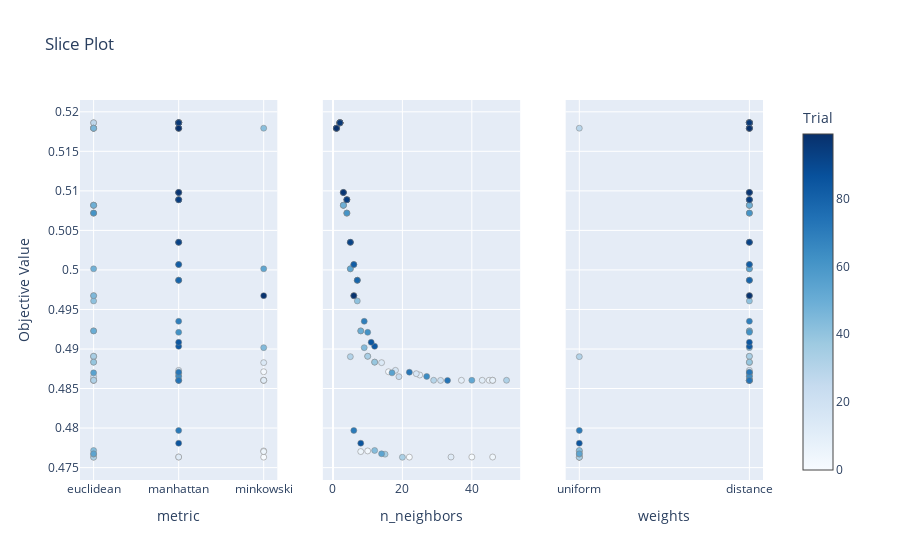

Notebook cell for this chart:
### Code cell
optuna.visualization.plot_slice(study)

### Figure 1 — Plotly figure (JSON) as saved in the notebook; plotly's stock layout.template omitted (floating-point values rounded to 4 significant figures)
{"data": [{"marker": {"color": [0, 1, 2, 3, 4, 5, 6, 7, 8, 9, 10, 11, 12, 13, 14, 15, 16, 17, 18, 19, 20, 21, 22, 23, 24, 25, 26, 27, 28, 29, 30, 31, 32, 33, 34, 35, 36, 37, 38, 39, 40, 41, 42, 43, 44, 45, 46, 47, 48, 49, 50, 51, 52, 53, 54, 55, 56, 57, 58, 59, 60, 61, 62, 63, 64, 65, 66, 67, 68, 69, 70, 71, 72, 73, 74, 75, 76, 77, 78, 79, 80, 81, 82, 83, 84, 85, 86, 87, 88, 89, 90, 91, 92, 93, 94, 95, 96, 97, 98, 99], "colorbar": {"title": {"text": "Trial"}, "x": 1, "xpad": 40}, "colorscale": [[0, "rgb(247,251,255)"], [0.125, "rgb(222,235,247)"], [0.25, "rgb(198,219,239)"], [0.375, "rgb(158,202,225)"], [0.5, "rgb(107,174,214)"], [0.625, "rgb(66,146,198)"], [0.75, "rgb(33,113,181)"], [0.875, "rgb(8,81,156)"], [1, "rgb(8,48,107)"]], "line": {"color": "Grey", "width": 0.5}, "showscale": true}, "mode": "markers", "name": "Feasible Trial", "showlegend": false, "type": "scatter", "x": ["minkowski", "euclidean", "minkowski", "minkowski", "manhattan", "minkowski", "minkowski", "euclidean", "minkowski", "euclidean", "manhattan", "minkowski", "manhattan", "manhattan", "minkowski", "euclidean", "manhattan", "manhattan", "euclidean", "euclidean", "manhattan", "euclidean", "euclidean", "euclidean", "euclidean", "euclidean", "euclidean", "euclidean", "euclidean", "euclidean", "euclidean", "euclidean", "euclidean", "euclidean", "euclidean", "euclidean", "euclidean", "euclidean", "euclidean", "euclidean", "euclidean", "euclidean", "minkowski", "euclidean", "minkowski", "euclidean", "euclidean", "euclidean", "euclidean", "euclidean", "euclidean", "manhattan", "manhattan", "minkowski", "euclidean", "euclidean", "manhattan", "manhattan", "manhattan", "manhattan", "manhattan", "euclidean", "manhattan", "manhattan", "manhattan", "manhattan", "manhattan", "manhattan", "manhattan", "manhattan", "manhattan", "manhattan", "manhattan", "manhattan", "manhattan", "manhattan", "manhattan", "manhattan", "manhattan", "manhattan", "manhattan", "manhattan", "manhattan", "manhattan", "manhattan", "manhattan", "manhattan", "manhattan", "manhattan", "manhattan", "manhattan", "manhattan", "manhattan", "manhattan", "manhattan", "manhattan", "manhattan", "manhattan", "minkowski", "manhattan"], "xaxis": "x", "y": [0.4763, 0.4763, 0.4871, 0.4771, 0.4763, 0.477, 0.486, 0.486, 0.486, 0.486, 0.4867, 0.486, 0.4763, 0.4987, 0.4883, 0.5179, 0.4869, 0.4873, 0.5082, 0.5186, 0.486, 0.5179, 0.5072, 0.4883, 0.4865, 0.5179, 0.4967, 0.5186, 0.4891, 0.5179, 0.486, 0.489, 0.486, 0.4763, 0.4891, 0.4767, 0.5179, 0.4923, 0.5072, 0.4883, 0.5082, 0.4961, 0.5179, 0.4772, 0.4902, 0.4967, 0.5179, 0.5082, 0.5001, 0.5082, 0.4923, 0.5186, 0.486, 0.5001, 0.4767, 0.487, 0.5179, 0.5098, 0.4987, 0.5186, 0.5035, 0.5072, 0.4921, 0.5186, 0.4865, 0.5007, 0.5186, 0.5186, 0.5089, 0.4935, 0.5186, 0.4797, 0.4871, 0.486, 0.5186, 0.5098, 0.5186, 0.5186, 0.5089, 0.4987, 0.5186, 0.5186, 0.5007, 0.4903, 0.4908, 0.4781, 0.5186, 0.5186, 0.5089, 0.5035, 0.5179, 0.5098, 0.5035, 0.5179, 0.5089, 0.5186, 0.5186, 0.5098, 0.4967, 0.5179], "yaxis": "y"}, {"marker": {"color": [0, 1, 2, 3, 4, 5, 6, 7, 8, 9, 10, 11, 12, 13, 14, 15, 16, 17, 18, 19, 20, 21, 22, 23, 24, 25, 26, 27, 28, 29, 30, 31, 32, 33, 34, 35, 36, 37, 38, 39, 40, 41, 42, 43, 44, 45, 46, 47, 48, 49, 50, 51, 52, 53, 54, 55, 56, 57, 58, 59, 60, 61, 62, 63, 64, 65, 66, 67, 68, 69, 70, 71, 72, 73, 74, 75, 76, 77, 78, 79, 80, 81, 82, 83, 84, 85, 86, 87, 88, 89, 90, 91, 92, 93, 94, 95, 96, 97, 98, 99], "colorbar": {"title": {"text": "Trial"}, "x": 1, "xpad": 40}, "colorscale": [[0, "rgb(247,251,255)"], [0.125, "rgb(222,235,247)"], [0.25, "rgb(198,219,239)"], [0.375, "rgb(158,202,225)"], [0.5, "rgb(107,174,214)"], [0.625, "rgb(66,146,198)"], [0.75, "rgb(33,113,181)"], [0.875, "rgb(8,81,156)"], [1, "rgb(8,48,107)"]], "line": {"color": "Grey", "width": 0.5}, "showscale": false}, "mode": "markers", "name": "Feasible Trial", "showlegend": false, "type": "scatter", "x": [22, 40, 16, 10, 46, 8, 45, 46, 46, 37, 25, 43, 34, 7, 14, 1, 24, 18, 3, 2, 31, 1, 4, 12, 19, 1, 6, 2, 10, 1, 29, 5, 50, 20, 10, 15, 1, 8, 4, 12, 3, 7, 1, 12, 9, 6, 1, 3, 5, 3, 8, 2, 40, 5, 14, 17, 1, 3, 7, 2, 5, 4, 10, 2, 27, 6, 2, 2, 4, 9, 2, 6, 22, 33, 2, 3, 2, 2, 4, 7, 2, 2, 6, 12, 11, 8, 2, 2, 4, 5, 1, 3, 5, 1, 4, 2, 2, 3, 6, 1], "xaxis": "x2", "y": [0.4763, 0.4763, 0.4871, 0.4771, 0.4763, 0.477, 0.486, 0.486, 0.486, 0.486, 0.4867, 0.486, 0.4763, 0.4987, 0.4883, 0.5179, 0.4869, 0.4873, 0.5082, 0.5186, 0.486, 0.5179, 0.5072, 0.4883, 0.4865, 0.5179, 0.4967, 0.5186, 0.4891, 0.5179, 0.486, 0.489, 0.486, 0.4763, 0.4891, 0.4767, 0.5179, 0.4923, 0.5072, 0.4883, 0.5082, 0.4961, 0.5179, 0.4772, 0.4902, 0.4967, 0.5179, 0.5082, 0.5001, 0.5082, 0.4923, 0.5186, 0.486, 0.5001, 0.4767, 0.487, 0.5179, 0.5098, 0.4987, 0.5186, 0.5035, 0.5072, 0.4921, 0.5186, 0.4865, 0.5007, 0.5186, 0.5186, 0.5089, 0.4935, 0.5186, 0.4797, 0.4871, 0.486, 0.5186, 0.5098, 0.5186, 0.5186, 0.5089, 0.4987, 0.5186, 0.5186, 0.5007, 0.4903, 0.4908, 0.4781, 0.5186, 0.5186, 0.5089, 0.5035, 0.5179, 0.5098, 0.5035, 0.5179, 0.5089, 0.5186, 0.5186, 0.5098, 0.4967, 0.5179], "yaxis": "y2"}, {"marker": {"color": [0, 1, 2, 3, 4, 5, 6, 7, 8, 9, 10, 11, 12, 13, 14, 15, 16, 17, 18, 19, 20, 21, 22, 23, 24, 25, 26, 27, 28, 29, 30, 31, 32, 33, 34, 35, 36, 37, 38, 39, 40, 41, 42, 43, 44, 45, 46, 47, 48, 49, 50, 51, 52, 53, 54, 55, 56, 57, 58, 59, 60, 61, 62, 63, 64, 65, 66, 67, 68, 69, 70, 71, 72, 73, 74, 75, 76, 77, 78, 79, 80, 81, 82, 83, 84, 85, 86, 87, 88, 89, 90, 91, 92, 93, 94, 95, 96, 97, 98, 99], "colorbar": {"title": {"text": "Trial"}, "x": 1, "xpad": 40}, "colorscale": [[0, "rgb(247,251,255)"], [0.125, "rgb(222,235,247)"], [0.25, "rgb(198,219,239)"], [0.375, "rgb(158,202,225)"], [0.5, "rgb(107,174,214)"], [0.625, "rgb(66,146,198)"], [0.75, "rgb(33,113,181)"], [0.875, "rgb(8,81,156)"], [1, "rgb(8,48,107)"]], "line": {"color": "Grey", "width": 0.5}, "showscale": false}, "mode": "markers", "name": "Feasible Trial", "showlegend": false, "type": "scatter", "x": ["uniform", "uniform", "distance", "uniform", "uniform", "uniform", "distance", "distance", "distance", "distance", "distance", "distance", "uniform", "distance", "distance", "distance", "distance", "distance", "distance", "distance", "distance", "distance", "distance", "distance", "distance", "distance", "distance", "distance", "distance", "uniform", "distance", "uniform", "distance", "uniform", "distance", "uniform", "distance", "distance", "distance", "distance", "distance", "distance", "distance", "uniform", "distance", "distance", "distance", "distance", "distance", "distance", "distance", "distance", "distance", "distance", "uniform", "distance", "distance", "distance", "distance", "distance", "distance", "distance", "distance", "distance", "distance", "distance", "distance", "distance", "distance", "distance", "distance", "uniform", "distance", "distance", "distance", "distance", "distance", "distance", "distance", "distance", "distance", "distance", "distance", "distance", "distance", "uniform", "distance", "distance", "distance", "distance", "distance", "distance", "distance", "distance", "distance", "distance", "distance", "distance", "distance", "distance"], "xaxis": "x3", "y": [0.4763, 0.4763, 0.4871, 0.4771, 0.4763, 0.477, 0.486, 0.486, 0.486, 0.486, 0.4867, 0.486, 0.4763, 0.4987, 0.4883, 0.5179, 0.4869, 0.4873, 0.5082, 0.5186, 0.486, 0.5179, 0.5072, 0.4883, 0.4865, 0.5179, 0.4967, 0.5186, 0.4891, 0.5179, 0.486, 0.489, 0.486, 0.4763, 0.4891, 0.4767, 0.5179, 0.4923, 0.5072, 0.4883, 0.5082, 0.4961, 0.5179, 0.4772, 0.4902, 0.4967, 0.5179, 0.5082, 0.5001, 0.5082, 0.4923, 0.5186, 0.486, 0.5001, 0.4767, 0.487, 0.5179, 0.5098, 0.4987, 0.5186, 0.5035, 0.5072, 0.4921, 0.5186, 0.4865, 0.5007, 0.5186, 0.5186, 0.5089, 0.4935, 0.5186, 0.4797, 0.4871, 0.486, 0.5186, 0.5098, 0.5186, 0.5186, 0.5089, 0.4987, 0.5186, 0.5186, 0.5007, 0.4903, 0.4908, 0.4781, 0.5186, 0.5186, 0.5089, 0.5035, 0.5179, 0.5098, 0.5035, 0.5179, 0.5089, 0.5186, 0.5186, 0.5098, 0.4967, 0.5179], "yaxis": "y3"}], "layout": {"title": {"text": "Slice Plot"}, "xaxis": {"anchor": "y", "categoryarray": ["euclidean", "manhattan", "minkowski"], "categoryorder": "array", "domain": [0, 0.2889], "title": {"text": "metric"}, "type": "category"}, "xaxis2": {"anchor": "y2", "domain": [0.3556, 0.6444], "title": {"text": "n_neighbors"}}, "xaxis3": {"anchor": "y3", "categoryarray": ["uniform", "distance"], "categoryorder": "array", "domain": [0.7111, 1], "title": {"text": "weights"}, "type": "category"}, "yaxis": {"anchor": "x", "domain": [0, 1], "title": {"text": "Objective Value"}}, "yaxis2": {"anchor": "x2", "domain": [0, 1], "matches": "y", "showticklabels": false}, "yaxis3": {"anchor": "x3", "domain": [0, 1], "matches": "y", "showticklabels": false}}}
